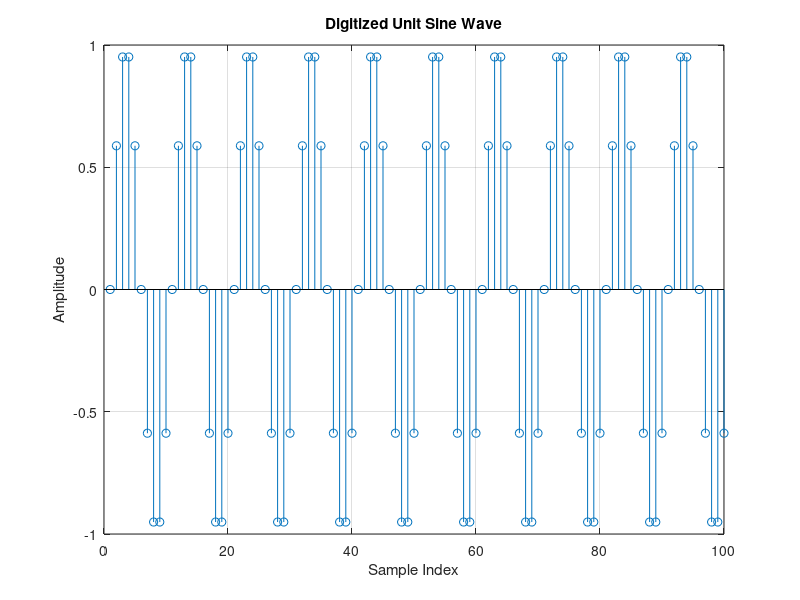

This figure's MATLAB source:
n_elements = 100;
samples_per_cycle = 10;
for i = 1:n_elements
    y(i) = sin(2 * pi * (i - 1) / samples_per_cycle);
end
stem(y), title('Digitized Unit Sine Wave'), xlabel('Sample Index'), ylabel('Amplitude'),grid on;
